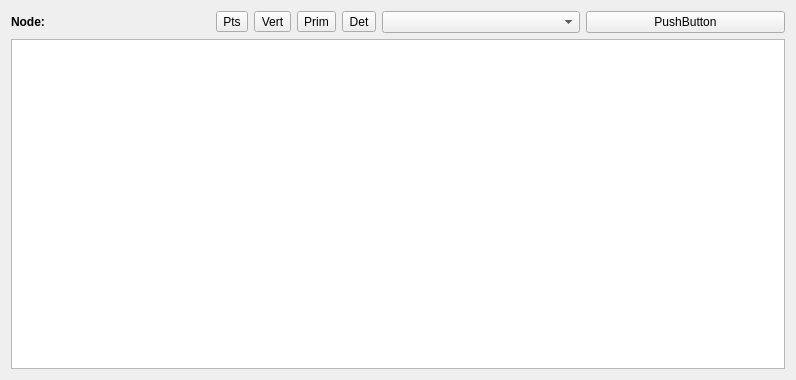
<?xml version="1.0" encoding="UTF-8"?>
<ui version="4.0">
 <class>Form</class>
 <widget class="QWidget" name="Form">
  <property name="geometry">
   <rect>
    <x>0</x>
    <y>0</y>
    <width>796</width>
    <height>380</height>
   </rect>
  </property>
  <property name="windowTitle">
   <string>Form</string>
  </property>
  <layout class="QGridLayout" name="gridLayout">
   <item row="0" column="0">
    <layout class="QVBoxLayout" name="verticalLayout">
     <item>
      <layout class="QHBoxLayout" name="horizontalLayout">
       <item>
        <widget class="QLabel" name="node_lbl">
         <property name="font">
          <font>
           <weight>75</weight>
           <bold>true</bold>
          </font>
         </property>
         <property name="text">
          <string>Node:</string>
         </property>
        </widget>
       </item>
       <item>
        <widget class="QToolButton" name="points_btn">
         <property name="text">
          <string>Pts</string>
         </property>
        </widget>
       </item>
       <item>
        <widget class="QToolButton" name="primitives_btn">
         <property name="text">
          <string>Vert</string>
         </property>
        </widget>
       </item>
       <item>
        <widget class="QToolButton" name="vertices_btn">
         <property name="text">
          <string>Prim</string>
         </property>
        </widget>
       </item>
       <item>
        <widget class="QToolButton" name="details_btn">
         <property name="text">
          <string>Det</string>
         </property>
        </widget>
       </item>
       <item>
        <widget class="QComboBox" name="comboBox"/>
       </item>
       <item>
        <widget class="QPushButton" name="pushButton_2">
         <property name="text">
          <string>PushButton</string>
         </property>
        </widget>
       </item>
      </layout>
     </item>
     <item>
      <widget class="QTableWidget" name="data_table"/>
     </item>
    </layout>
   </item>
  </layout>
 </widget>
 <resources/>
 <connections/>
</ui>
